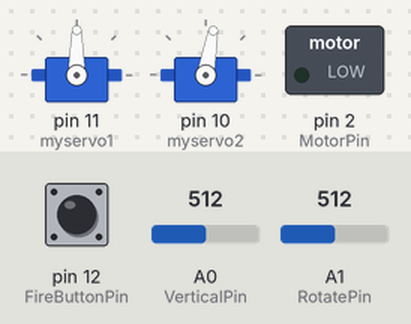
This sketch was run on a simulated Arduino Uno, built with avr-gcc and run on an emulated ATmega328P. Parts: 2 × servo, switched loads named in the sketch (green lamp = pin HIGH). The test bench sets the inputs (shaded band); at power-on: A0 (VerticalPin) = 512, A1 (RotatePin) = 512, pin 12 (FireButtonPin) LOW.

Above: at 2.2 s.
2.3 s: A0 (VerticalPin) set to 716
At 3.4 s:
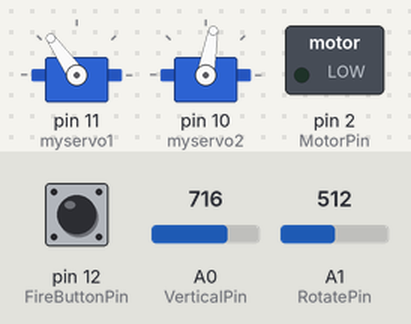
3.8 s: A1 (RotatePin) set to 306
At 4.8 s:
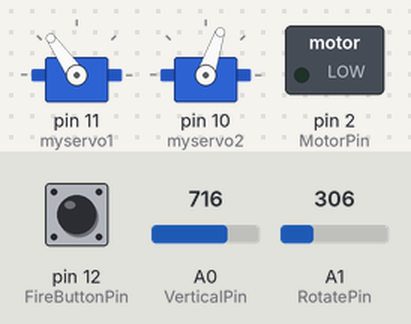
5.3 s: pin 12 (FireButtonPin) pulled HIGH for 0.15 s
At 5.42 s:
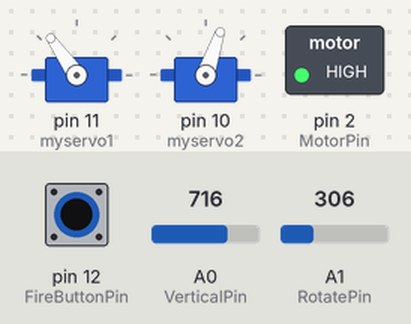
7.0 s: A0 (VerticalPin) set to 900
At 7.8 s:
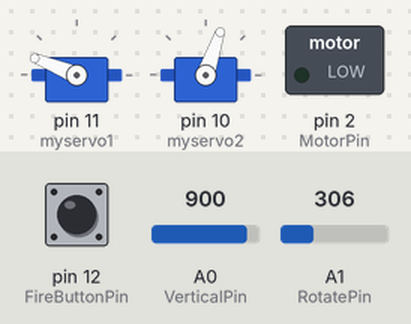
8.5 s: A1 (RotatePin) set to 716
At 9.2 s:
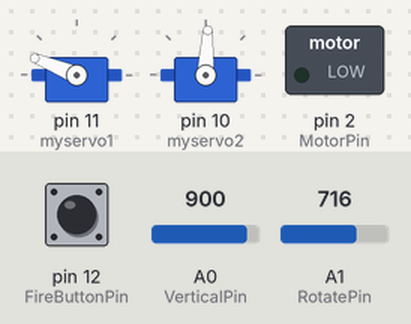
10.0 s: pin 12 (FireButtonPin) pulled HIGH for 1 s
At 10.5 s:
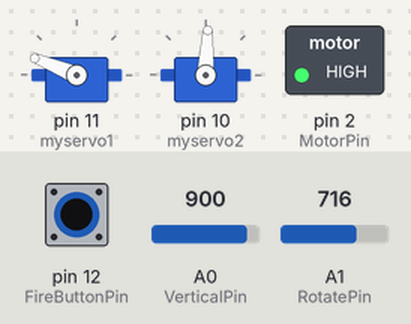
Timing chart, 0 to 13.0 s (numbered marks = the images above; inputs shaded):
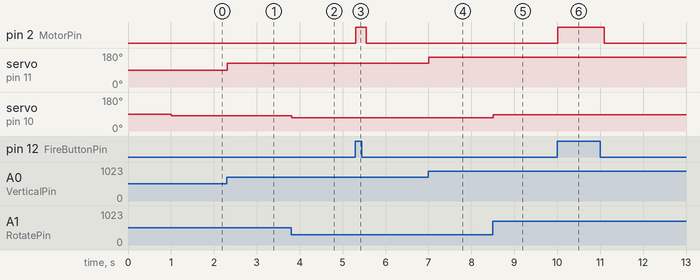

Measured:
- after the input at 2.3 s, servo on pin 11 (myservo1): 90° → 125° at once
- after the input at 3.8 s, servo on pin 10 (myservo2): 80° → 71° at once
- after the input at 5.3 s, pin 2 (MotorPin): LOW → HIGH at once, → LOW 0.25 s later
- after the input at 7.0 s, servo on pin 11 (myservo1): 125° → 158° at once
- after the input at 8.5 s, servo on pin 10 (myservo2): 71° → 87° at once
- after the input at 10.0 s, pin 2 (MotorPin): LOW → HIGH at once, → LOW 1.1 s later

The sketch:

RubberGun.ino
```cpp
#include <Servo.h>

Servo myservo1;
Servo myservo2;


int pos1min = 0;  //min10
int pos1max = 180; //max53

int pos2min = 60;   //min0
int pos2max = 100;  //max180


int k = 0;
int l = 1;
const int MotorPin = 2;
const int FireButtonPin = 12;

int MotorState = LOW;
unsigned long previousMillis = 0;
const long interval = 100;
int pos1 = 90;
int pos2 = 90;

int servopause= 10;  //pause ms

int VerticalPin = 0;  // analog pin used to connect the potentiometer
int RotatePin = 1;
int VerticalVal;    // variable to read the value from the analog pin
int RotateVal;


void setup()
{
   myservo1.attach(11);  // Vertical
   myservo2.attach(10);  //Rotate
   myservo2.write(pos1);
   delay(500);
   myservo1.write(pos2);
   delay(500);
   pinMode (MotorPin, OUTPUT);
   pinMode (FireButtonPin, INPUT);
   previousMillis = millis();
   MotorState = LOW;
   digitalWrite (MotorPin, MotorState);
}
void klm(){
  unsigned long currentMillis = millis();
  previousMillis = currentMillis;
    if (MotorState == LOW) {
      MotorState = HIGH;
      digitalWrite (MotorPin, MotorState);
    }
}

void kln(){
  unsigned long currentMillis = millis();
  if (currentMillis - previousMillis >= interval){
    if (MotorState == HIGH) {
      MotorState = LOW;
      digitalWrite (MotorPin, MotorState);
    }
  }
}

void loop()
{
  if (digitalRead(FireButtonPin) == 1) klm();

   VerticalVal = analogRead(VerticalPin);                       // reads the value of the potenciometer (value between 0 and 1023);
   VerticalVal = map(VerticalVal, 0, 1023, pos1min, pos1max);   // scale it to use it with the servo (value between pos1min and pos1max)
   myservo1.write(VerticalVal);                                 // sets the servo position according to the scaled value
   delay(servopause);

   RotateVal = analogRead(RotatePin);                           // reads the value of the potentiometer (value between 0 and 1023)
   RotateVal = map(RotateVal, 0, 1023, pos2min, pos2max);       // scale it to use it with the servo (value between pos2min and pos2max)
   myservo2.write(RotateVal);                                   // sets the servo position according to the scaled value
   delay(servopause);

   kln();
}
```
